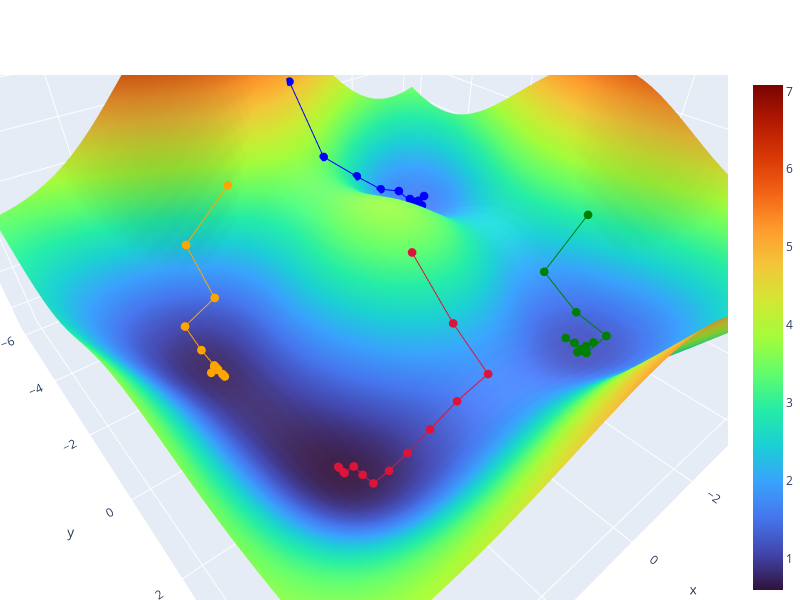

Here is the notebook cell this chart was saved with:
### Code cell
size = 6.0
res = 50
x = np.linspace(-size, size, res)
y = np.linspace(-size, size, res)
z = surface(x, y)

layout = go.Layout(
    autosize=False,
    width=800, height=600,
    showlegend=False,
    margin=go.layout.Margin(
        l=0,
        r=0,
        b=0,
        t=75,
        pad = 4
    ),
)

fig = px.scatter_3d(
    x = [], y = [], z = [],
)
fig.update_traces(marker=dict(
    size=3,
    color='crimson',
))
fig.add_traces(
    go.Surface(
        x = x, y = y, z = z,
        colorscale='turbo',
))
fig.add_traces(
    go.Scatter3d(
        x = X1, y = Y1, z = Z1,
        marker=dict(
            size=3,
            color='crimson',
        ),
        line=dict(
            color='crimson',
            width=2
        )
))
fig.add_traces(
    go.Scatter3d(
        x = X2, y = Y2, z = Z2,
        marker=dict(
            size=3,
            color='blue',
        ),
        line=dict(
            color='blue',
            width=2
        )
))
fig.add_traces(
    go.Scatter3d(
        x = X3, y = Y3, z = Z3,
        marker=dict(
            size=3,
            color='green',
        ),
        line=dict(
            color='green',
            width=2
        )
))
fig.add_traces(
    go.Scatter3d(
        x = X4, y = Y4, z = Z4,
        marker=dict(
            size=3,
            color='orange',
        ),
        line=dict(
            color='orange',
            width=2
        )
))
fig.update_layout(layout)
fig.show()

### Figure 1 — Plotly figure (JSON) as saved in the notebook; plotly's stock layout.template omitted (floating-point values rounded to 4 significant figures; data arrays with more than 128 entries replaced by an {"elided": "..."} marker saying what was removed)
{"data": [{"colorscale": [[0, "#30123b"], [0.07143, "#4145ab"], [0.1429, "#4675ed"], [0.2143, "#39a2fc"], [0.2857, "#1bcfd4"], [0.3571, "#24eca6"], [0.4286, "#61fc6c"], [0.5, "#a4fc3b"], [0.5714, "#d1e834"], [0.6429, "#f3c63a"], [0.7143, "#fe9b2d"], [0.7857, "#f36315"], [0.8571, "#d93806"], [0.9286, "#b11901"], [1, "#7a0402"]], "type": "surface", "x": [-6, -5.755, -5.51, -5.265, -5.02, -4.776, -4.531, -4.286, -4.041, -3.796, -3.551, -3.306, -3.061, -2.816, -2.571, -2.327, -2.082, -1.837, -1.592, -1.347, -1.102, -0.8571, -0.6122, -0.3673, -0.1224, 0.1224, 0.3673, 0.6122, 0.8571, 1.102, 1.347, 1.592, 1.837, 2.082, 2.327, 2.571, 2.816, 3.061, 3.306, 3.551, 3.796, 4.041, 4.286, 4.531, 4.776, 5.02, 5.265, 5.51, 5.755, 6], "y": [-6, -5.755, -5.51, -5.265, -5.02, -4.776, -4.531, -4.286, -4.041, -3.796, -3.551, -3.306, -3.061, -2.816, -2.571, -2.327, -2.082, -1.837, -1.592, -1.347, -1.102, -0.8571, -0.6122, -0.3673, -0.1224, 0.1224, 0.3673, 0.6122, 0.8571, 1.102, 1.347, 1.592, 1.837, 2.082, 2.327, 2.571, 2.816, 3.061, 3.306, 3.551, 3.796, 4.041, 4.286, 4.531, 4.776, 5.02, 5.265, 5.51, 5.755, 6], "z": {"elided": "50x50 float values"}}, {"line": {"color": "crimson", "width": 2}, "marker": {"color": "crimson", "size": 3}, "type": "scatter3d", "x": [0, 0, 0, 0.828, 1.502, 2.054, 2.507, 2.882, 2.882, 2.882, 3.103, 3.103, 3.103, 3.103], "y": [0.5, 1.76, 2.78, 2.78, 2.78, 2.78, 2.78, 2.78, 2.468, 2.207, 2.207, 2.018, 2.181, 2.039], "z": [3.395, 2.387, 1.771, 1.568, 1.261, 1.005, 0.8503, 0.7937, 0.7269, 0.7096, 0.6953, 0.6933, 0.6942, 0.6929]}, {"line": {"color": "blue", "width": 2}, "marker": {"color": "blue", "size": 3}, "type": "scatter3d", "x": [-1, -1, -2.02, -2.848, -3.522, -3.522, -3.976, -3.601, -3.601, -3.601, -3.601, -3.601, -3.601, -3.601, -3.727], "y": [-5, -3.74, -3.74, -3.74, -3.74, -3.188, -3.188, -3.188, -2.877, -3.138, -3.359, -3.17, -3.007, -3.15, -3.15], "z": [4.984, 3.536, 2.695, 2.044, 1.758, 1.637, 1.679, 1.632, 1.653, 1.632, 1.645, 1.632, 1.638, 1.632, 1.635]}, {"line": {"color": "green", "width": 2}, "marker": {"color": "green", "size": 3}, "type": "scatter3d", "x": [-4.5, -3.24, -3.24, -3.24, -2.566, -2.566, -2.566, -2.94, -2.629, -2.629, -2.629, -2.44, -2.603, -2.745, -2.619, -2.732], "y": [1.5, 1.5, 2.52, 3.348, 3.348, 2.796, 3.25, 3.25, 3.25, 2.988, 3.209, 3.209, 3.209, 3.209, 3.209, 3.209], "z": [3.011, 2.012, 1.472, 1.327, 1.223, 1.272, 1.215, 1.242, 1.214, 1.229, 1.213, 1.221, 1.213, 1.217, 1.213, 1.217]}, {"line": {"color": "orange", "width": 2}, "marker": {"color": "orange", "size": 3}, "type": "scatter3d", "x": [1.5, 2.76, 2.76, 3.588, 3.588, 3.588, 3.588, 3.588, 3.588, 3.588, 3.588, 3.588, 3.751, 3.609, 3.609], "y": [-4, -4, -2.98, -2.98, -2.306, -1.754, -1.301, -1.675, -1.364, -1.625, -1.404, -1.593, -1.593, -1.593, -1.719], "z": [3.517, 2.448, 1.54, 1.133, 0.8896, 0.8301, 0.8381, 0.8288, 0.8351, 0.8286, 0.8335, 0.8288, 0.8291, 0.8274, 0.8277]}], "layout": {"autosize": false, "height": 600, "legend": {"tracegroupgap": 0}, "margin": {"b": 0, "l": 0, "pad": 4, "r": 0, "t": 75}, "scene": {"aspectmode": "auto", "aspectratio": {"x": 1.227, "y": 1.227, "z": 0.6637}, "camera": {"center": {"x": 0.1148, "y": 0.04454, "z": -0.196}, "eye": {"x": 0.7114, "y": 0.769, "z": 0.6308}, "projection": {"type": "perspective"}, "up": {"x": 0, "y": 0, "z": 1}}, "domain": {"x": [0, 1], "y": [0, 1]}, "xaxis": {"title": {"text": "x"}, "type": "linear"}, "yaxis": {"title": {"text": "y"}, "type": "linear"}, "zaxis": {"title": {"text": "z"}, "type": "linear"}}, "showlegend": false, "width": 800}}
